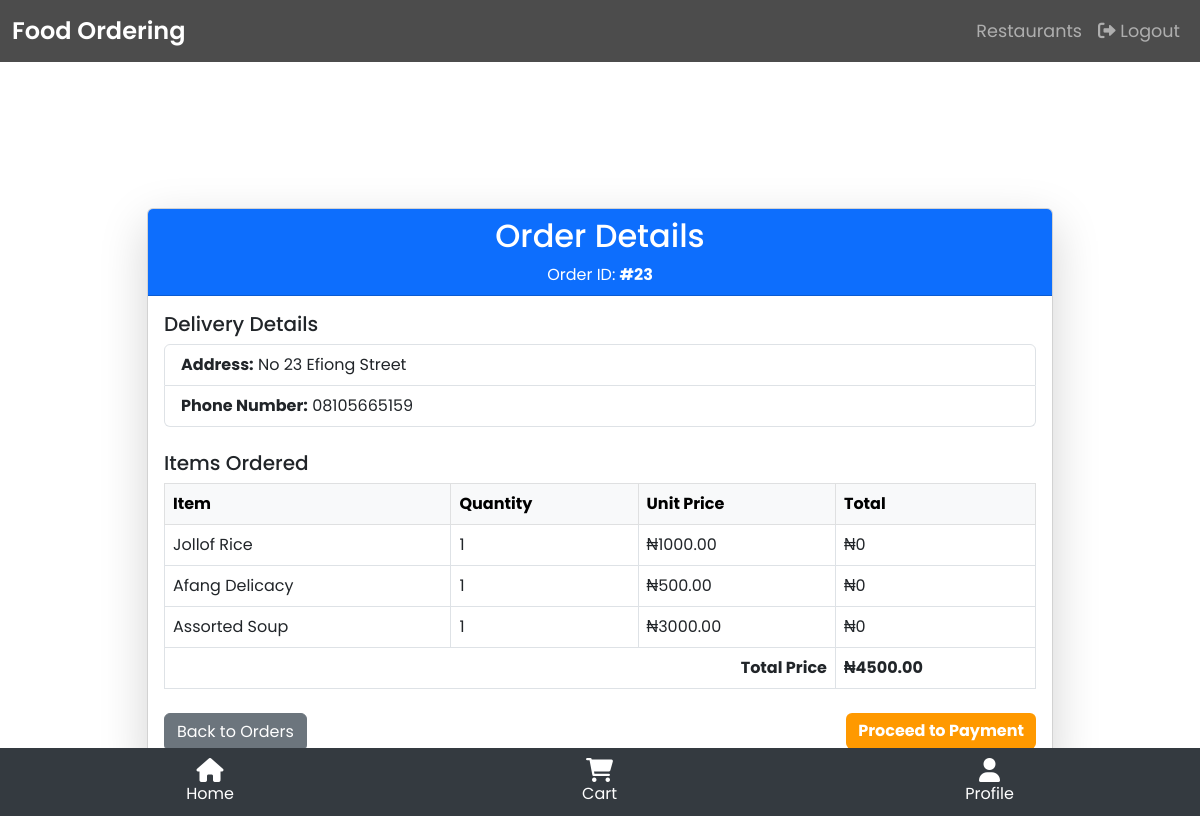
The app's page /orders/23/ (signed in) with its own data.
### systemapp/models.py (models this page shows, shortened)
class Order(models.Model):
    STATUS_CHOICES = [
        ('Pending', 'Pending'),
        ('Confirmed', 'Confirmed'),
        ('Delivered', 'Delivered'),
        ('Cancelled', 'Cancelled'),
    ]
    user = models.ForeignKey(User, on_delete=models.CASCADE)
    date = models.DateTimeField(auto_now_add=True)
    total_price = models.DecimalField(max_digits=10, decimal_places=2)
    delivery_status = models.CharField(max_length=20, choices=STATUS_CHOICES, default='Pending')
    menu_items = models.ManyToManyField(MenuItem)

class Profile(models.Model):
    user = models.OneToOneField(User, on_delete=models.CASCADE)
    phone_number = models.CharField(max_length=15, blank=True, null=True)
    address = models.TextField(blank=True, null=True)
    profile_picture = models.ImageField(upload_to='profile_pictures/', blank=True, null=True)

class OrderItem(models.Model):
    order = models.ForeignKey(Order, related_name='order_items', on_delete=models.CASCADE)
    food_item = models.ForeignKey(MenuItem, on_delete=models.CASCADE)
    quantity = models.PositiveIntegerField(default=1)
    subtotal = models.DecimalField(max_digits=10, decimal_places=2)

class MenuItem(models.Model):
    restaurant = models.ForeignKey(Restaurant, on_delete=models.CASCADE)
    name = models.CharField(max_length=100)
    description = models.TextField()
    price = models.DecimalField(max_digits=10, decimal_places=2)
    image = CloudinaryField('images', default='null')

### systemapp/views.py (the view)
# urls.py: path('orders/<int:order_id>/', views.order_detail, name='order_detail'),
@login_required
def order_detail(request, order_id):
    order = get_object_or_404(Order, id=order_id, user=request.user)
    order_items = order.order_items.all()
    profile = request.user.profile
    delivery_address = profile.address
    phone_number = profile.phone_number
    total_price = sum(item.food_item.price * item.quantity for item in order_items)
    return render(request, 'systemapp/order_detail.html', {
        'order': order,
        'order_items': order_items,
        'address':delivery_address,
        'phone_number': phone_number,
        'total_price': total_price,
    })

### systemapp/templatetags/custom_filters.py (called while the page is built)
@register.filter
def mul(value, arg):
    try:
        return float(value) * float(arg)
    except (ValueError, TypeError):
        return 0

### systemapp/templates/systemapp/order_detail.html (shortened to what this page needs)
{% extends 'systemapp/base.html' %}
{% load custom_filters %}
{% block content %}
<div class="container py-5">
    <div class="row justify-content-center">
        <div class="col-md-10">
            <div class="card shadow-lg">
                <div class="card-header bg-primary text-white text-center">
                    <h2>Order Details</h2>
                    <p class="mb-0">Order ID: <strong>#{{ order.id }}</strong></p>
                </div>
                <div class="card-body">
                    <h5>Delivery Details</h5>
                    <ul class="list-group mb-4">
                        <li class="list-group-item"><strong>Address:</strong> {{ address }}</li>
                        <li class="list-group-item"><strong>Phone Number:</strong> {{ phone_number }}</li>
                    </ul>
                    <h5>Items Ordered</h5>
                    <table class="table table-bordered">
                        <thead class="table-light">
                            <tr>
                                <th>Item</th>
                                <th>Quantity</th>
                                <th>Unit Price</th>
                                <th>Total</th>
                            </tr>
                        </thead>
                        <tbody>
                            {% for item in order_items %}
                                <tr>
                                    <td>{{ item.food_item.name }}</td>
                                    <td>{{ item.quantity }}</td>
                                    <td>₦{{ item.food_item.price }}</td>
                                    <td>₦{{ item.food_item.price|floatformat:2|add:item.quantity|mul:item.food_item.price }}</td>
                                </tr>
                            {% endfor %}
                        </tbody>
                        <tfoot>
                            <tr>
                                <th colspan="3" class="text-end">Total Price</th>
                                <th>₦{{ total_price|floatformat:2 }}</th>
                            </tr>
                        </tfoot>
                    </table>
                    <div class="d-flex justify-content-between mt-4">
                        <a href="{% url 'order_history' %}" class="btn btn-secondary">Back to Orders</a>
                        <form method="post" action="{% url 'initialize_payment' order.id %}">
                            <button type="submit" class="btn btn-success">Proceed to Payment</button>
                        </form>
                    </div>
                </div>
            </div>
        </div>
    </div>
</div>
{% endblock %}}

### systemapp/templates/systemapp/base.html (style rules this page uses)
html, body { height: 100%; margin: 0; font-family: 'Poppins', sans-serif; padding-top: 56px; padding-bottom: 56px; }
.btn-success { background-color: #ff9900; border: none; font-weight: bold; }

### records on screen
Order: id "23"
Profile: address "No 23 Efiong Street", phone_number "08105665159"
OrderItem: food_item.name "Jollof Rice", quantity "1", food_item.price "1000.00", food_item.price|add "0"
OrderItem: food_item.name "Afang Delicacy", quantity "1", food_item.price "500.00", food_item.price|add "0"
OrderItem: food_item.name "Assorted Soup", quantity "1", food_item.price "3000.00", food_item.price|add "0"

### other values on screen
{{ total_price|floatformat:2 }} "4500.00"
